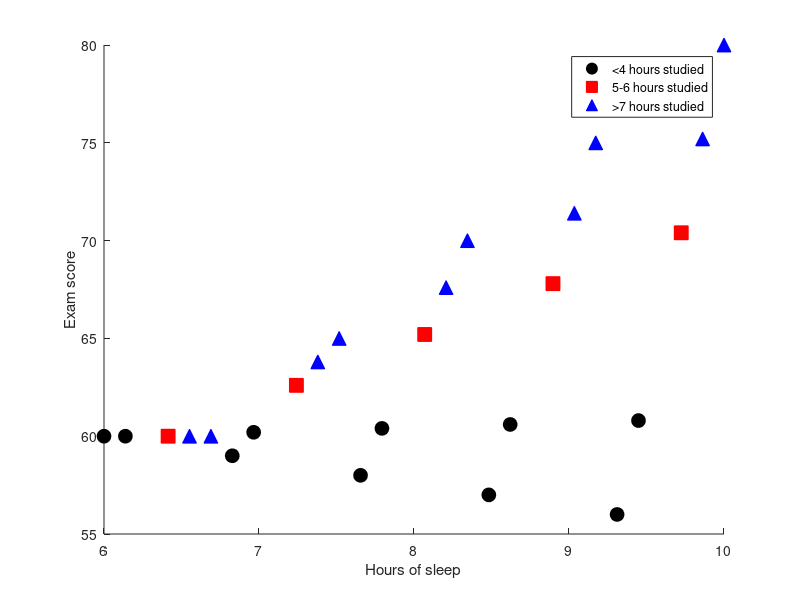
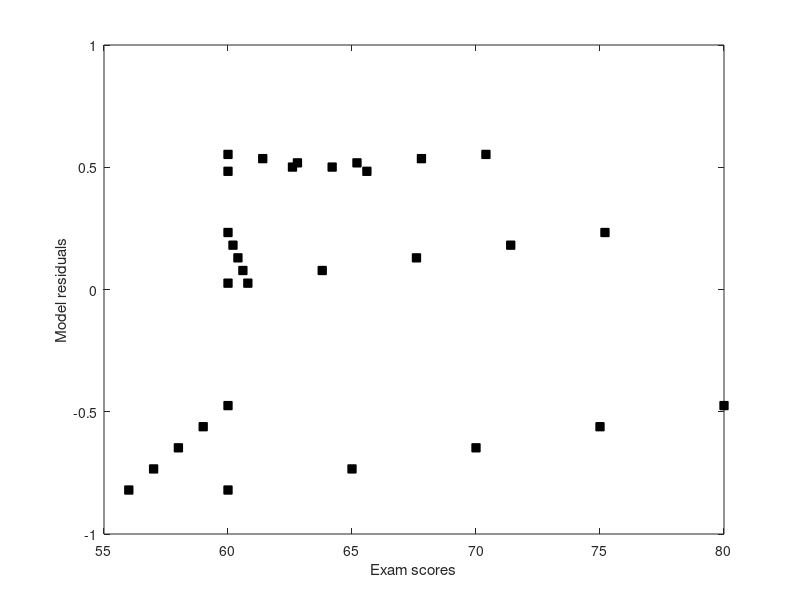

Recreate these plots in MATLAB, in order. (Note: this script raises an error after producing the figures.)
%%
%   COURSE: Master statistics and machine learning: intuition, math, code										
%      URL: udemy.com/course/statsml_x/?couponCode=202112 
% 
%  SECTION: Regression
%    VIDEO: Multiple regression
% 
%  TEACHER: Mike X Cohen, sincxpress.com
%

%%

% a clear MATLAB workspace is a clear mental workspace
close all; clear, clc

%% example: effects of sleep and study hours on exam scores
%%% create the data

exam_scores = [];
for ei=0:4
    exam_scores = [ exam_scores 60*ones(1,6)+linspace(-1,5,6)*ei ];
end

exam_scores = exam_scores'; % force column vector
hours_studied = repmat(linspace(2,8,6),1,5)';
ave_sleep_hrs = linspace(6,10,30)';

%% plot the data

% stratify by hours studied
figure(1), clf, hold on

% fewer than 4 hours studied
plotidx = hours_studied<4.1;
plot(ave_sleep_hrs(plotidx),exam_scores(plotidx),'ko','markerfacecolor','k','markersize',10)

% 5-6 hours studied
plotidx = hours_studied>4.9 & hours_studied<6.1;
plot(ave_sleep_hrs(plotidx),exam_scores(plotidx),'rs','markerfacecolor','r','markersize',10)

% more than 6 hours
plotidx = hours_studied>6;
plot(ave_sleep_hrs(plotidx),exam_scores(plotidx),'b^','markerfacecolor','b','markersize',10)

xlabel('Hours of sleep'), ylabel('Exam score')
legend({'<4 hours studied';'5-6 hours studied';'>7 hours studied'})

%% compute the multiple regression

% first create the design matrix
desmat = [ ones(30,1) ave_sleep_hrs hours_studied ave_sleep_hrs.*hours_studied ];

[beta,b_CI,resids,rint,stats] = regress(exam_scores,desmat);

% stats vector is R2, F, p-val, error variance
stats

%% inspect the residuals

figure(2), clf
plot(exam_scores,resids,'ks','markerfacecolor','k')
xlabel('Exam scores')
ylabel('Model residuals')

%% using fitlm

% with explicit intercept
lm1 = fitlm(desmat,exam_scores,'VarNames',{'Intercept','Ave sleep','Study hours','Interaction','Exam scores'})

% without intercept
% lm2 = fitlm(desmat(:,2:end),exam_scores,'VarNames',{'Ave sleep','Studyhours','Interaction','Exam scores'});

% without interaction term
lm3 = fitlm(desmat(:,2:3),exam_scores,'VarNames',{'Ave sleep','Study hours','Exam scores'});

% specify the model
lm4 = fitlm(desmat(:,2:3),exam_scores,'exam ~ sleep*study',...
    'VarNames',{'sleep','study','exam'});

%% correlation of IVs

corr(desmat(:,2:end))

%% done.
